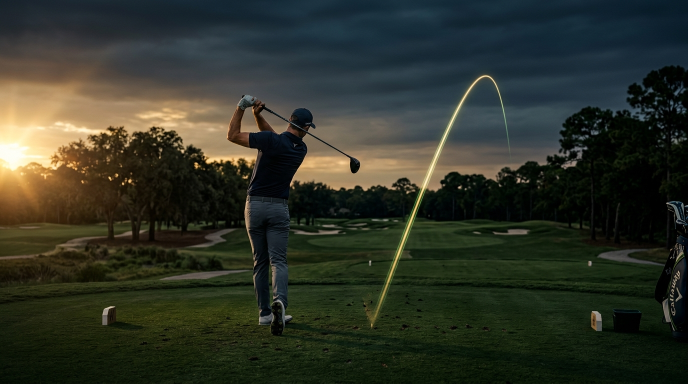
#> input picture assets/hero-golfer.jpg, 1376 x 768 px, given in place of logo.png, which was not available (shown at 1/2 size)
$ python optimize_images.py
#> lines starting #> are read from the running program, lines starting #| are printed output that depends on the picture
"""Generate the responsive WebP assets used by the public landing page.

Run from the repository root after installing Pillow:
    python -m pip install Pillow
    python scripts/optimize_images.py
"""

from pathlib import Path

from PIL import Image, ImageOps


ROOT = Path(__file__).resolve().parents[1]


def write_variants(source: str, widths: tuple[int, ...], quality: int = 85) -> None:
#> called with source = 'assets/logo.png', widths = (32, 64), quality = 90
    source_path = ROOT / source

    with Image.open(source_path) as opened:
#> opened is the input picture: PIL image 1376x768 RGB; mean R, G, B 46.8, 50.9, 39.5
        image = ImageOps.exif_transpose(opened)
        stem = source_path.with_suffix("")

        for width in widths:
            if width > image.width:
                continue

            height = round(image.height * width / image.width)
            resized = image.resize((width, height), Image.Resampling.LANCZOS)
            output = stem.with_name(f"{stem.name}-{width}").with_suffix(".webp")
            output.parent.mkdir(parents=True, exist_ok=True)
            resized.save(
                output,
                "WEBP",
                quality=quality,
                method=6,
                optimize=True,
                exact="A" in resized.getbands(),
            )
            print(f"{output.relative_to(ROOT)} ({output.stat().st_size:,} bytes)")


def main() -> None:
    write_variants("assets/logo.png", (32, 64), quality=90)
    write_variants("assets/hero-hole-sg.jpg", (480, 800, 1200), quality=84)
#> call 2 of write_variants, with source = 'assets/hero-hole-sg.jpg', widths = (480, 800, 1200), quality = 84
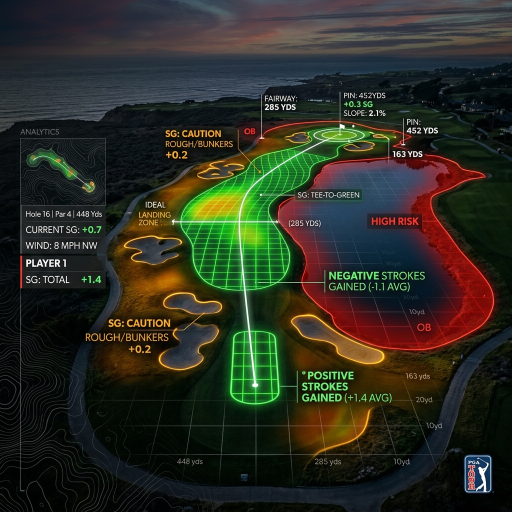
#> input picture assets/hero-hole-sg.jpg, 1024 x 1024 px, found by its file name (shown at 1/2 size)
#> in write_variants, opened is the input picture: PIL image 1024x1024 RGB; mean R, G, B 43.5, 45.7, 34
#> the loop in write_variants (call 2), `for width in widths:` made 3 passes
#| assets/hero-hole-sg-480.webp (44,180 bytes)
#| assets/hero-hole-sg-800.webp (95,980 bytes)
#> pass 1, in write_variants (call 2), `resized = image.resize((width, height), Image.Resampling.LANCZOS)`:
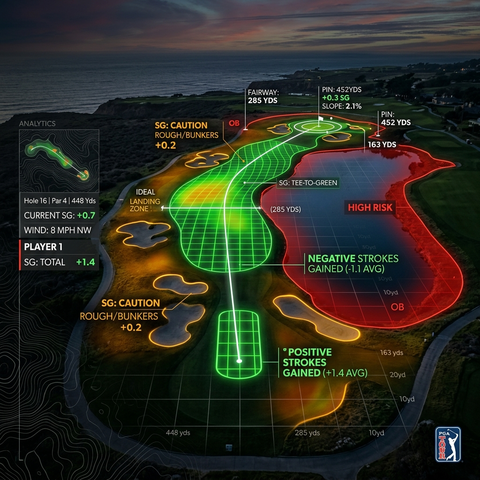
#> resized: PIL image 480x480 RGB; mean R, G, B 43.5, 45.8, 34.1
#> pass 2, in write_variants (call 2), `resized = image.resize((width, height), Image.Resampling.LANCZOS)`:
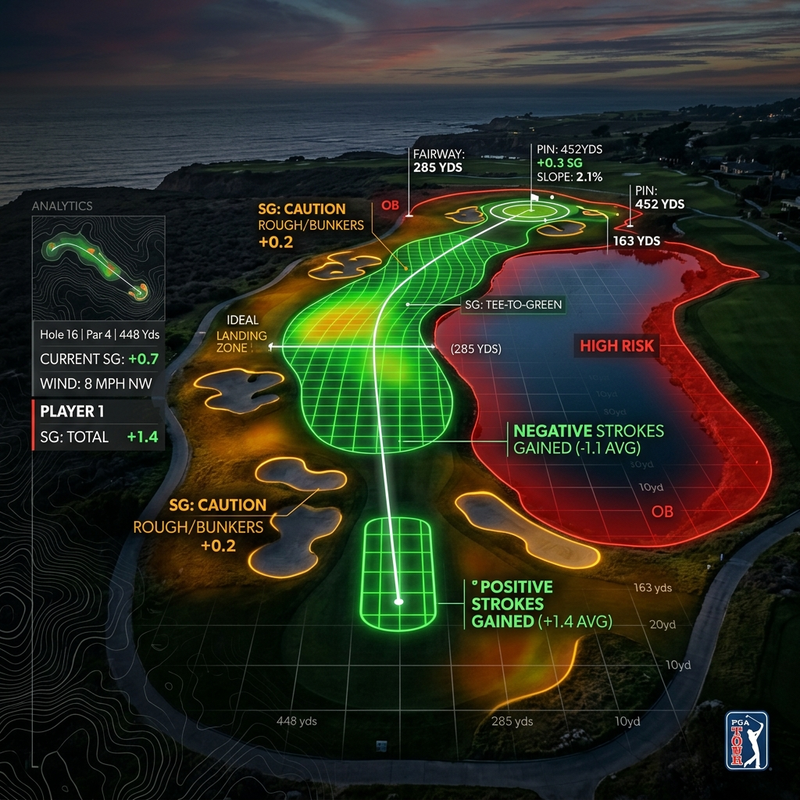
#> resized: PIL image 800x800 RGB; mean R, G, B 43.5, 45.7, 34.1

    screenshots = (
        "screen-dispersion.png",
        "screen-gap.png",
        "screen-putt.png",
        "screen-ai-chat-1.png",
        "screen-ai-chat-2.png",
    )
    for language in ("es", "en"):
        for filename in screenshots:
            write_variants(f"assets/screens/{language}/{filename}", (360, 800), quality=86)
#> call 3 of write_variants, with source = 'assets/screens/es/screen-dispersion.png', widths = (360, 800), quality = 86
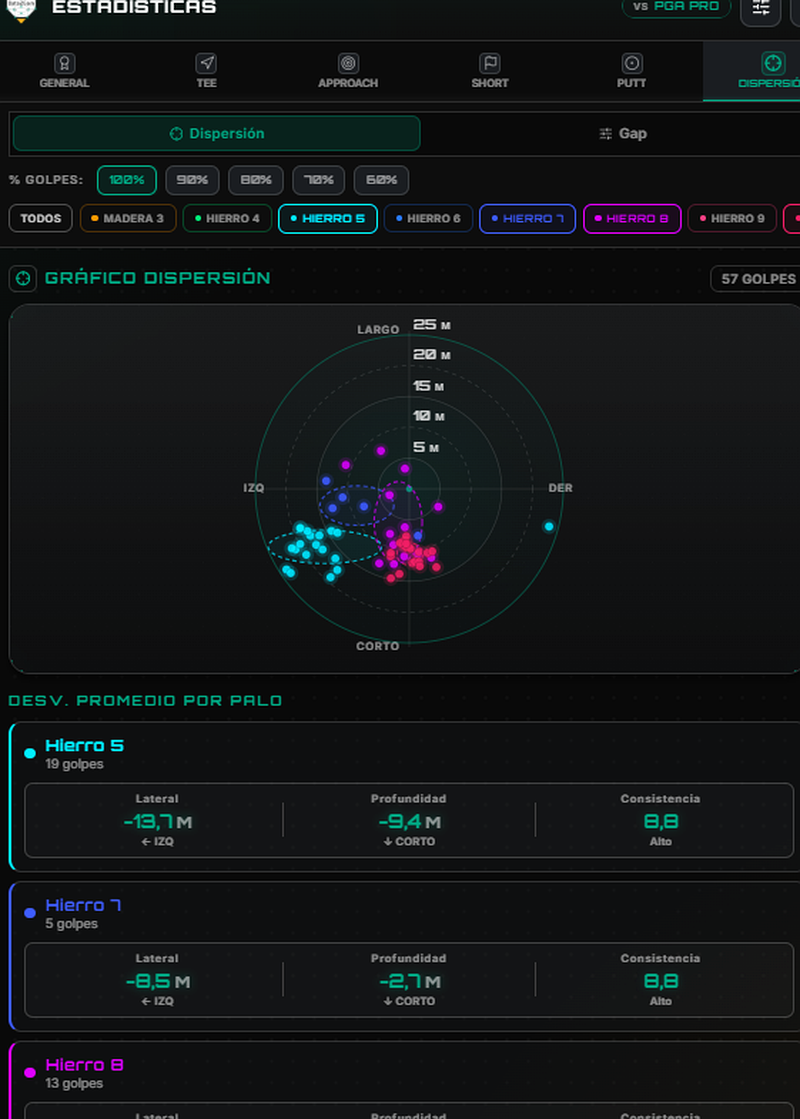
#> input picture Web D2G 03092026/assets/screen-dispersion.png, 800 x 1119 px, found by its file name
#> in write_variants, opened is the input picture: PIL image 800x1119 RGB; mean R, G, B 19.2, 22.4, 23.8
#> the loop in write_variants (call 3), `for width in widths:` made 2 passes
#| assets/screens/es/screen-dispersion-360.webp (15,112 bytes)
#| assets/screens/es/screen-dispersion-800.webp (41,734 bytes)

    for name in ("carlos", "sarah"):
        write_variants(f"assets/testimonial-{name}.jpg", (52, 104), quality=84)
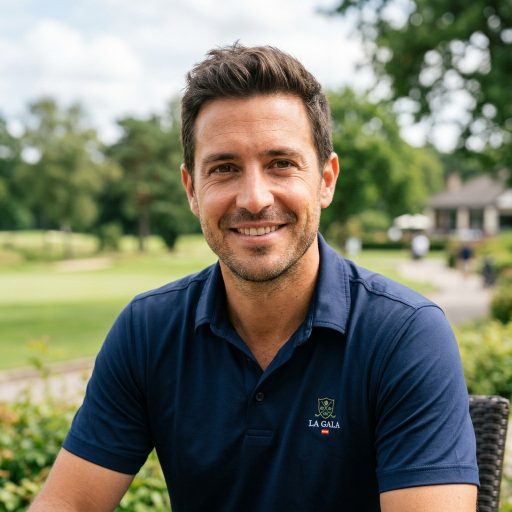
#> input picture assets/testimonial-carlos.jpg, 1024 x 1024 px, found by its file name (shown at 1/2 size)
#> in write_variants, opened is the input picture: PIL image 1024x1024 RGB; mean R, G, B 117.7, 120.4, 104.1
#> the loop in write_variants (call 13), `for width in widths:` made 2 passes
#> (width, height) on passes 1 to 2: (52, 52), (104, 104)
#| assets/testimonial-carlos-52.webp (1,434 bytes)
#| assets/testimonial-carlos-104.webp (3,882 bytes)
#> pass 1, in write_variants (call 13), `resized = image.resize((width, height), Image.Resampling.LANCZOS)`:
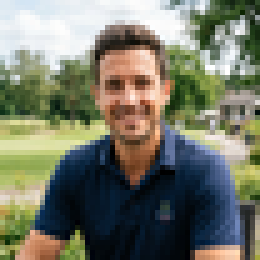
#> resized: PIL image 52x52 RGB (shown 5 times larger); mean R, G, B 117.7, 120.4, 104.1
#> pass 2, in write_variants (call 13), `resized = image.resize((width, height), Image.Resampling.LANCZOS)`:
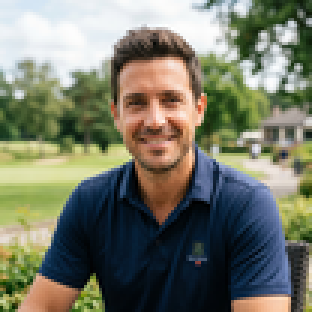
#> resized: PIL image 104x104 RGB (shown 3 times larger); mean R, G, B 117.7, 120.4, 104.1


if __name__ == "__main__":
    main()
